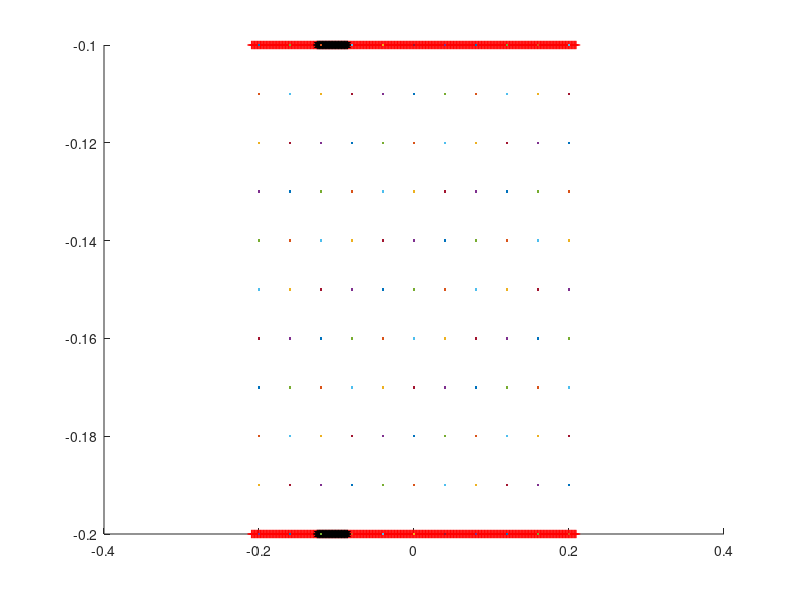

The MATLAB script that drew this image:
clear all
close all

L = 1;                              % length of computational domain (m)
N = 512;                            % number of Cartesian grid meshwidths at the finest level of the AMR grid
dx = L/N;                           % Cartesian mesh width (m)
ds = L/(2*N);                       % space between boundary points in straight tube

%%%%%%%%%%%%%%%%%%%%%%%%%%%%%%%%%%%%%%%%%%%%%%%%%%%
%%%%%%%%%%%%%%%%%%%%%%%%%%%%%%%%%%%%%%%%%%%%%%%%%%%
%Parameters for the racetrack

Let = 0.4;                          % Length of elastic tube (m)
Nend = 10;                          % Number of rigid points on each end of elastic section
Lt = Let+2*Nend*ds;                 % Length of straight section with three rigid points on each end
Llong = 0.10;                        % Lenght of long end of the tube

diameter = 0.1;                     % diameter of the tube
R2 = 0.1;                           % radius of inner wall
R1 = R2+diameter;                   % radius of outer wall

Nstraight = 2*ceil(Lt/ds);          % number of points along each straight section
%Ncurve = 2*ceil(pi*R1/ds);          % number of points along each curved section
Nrace = 4*ceil(Llong/ds);         % number of points making up the racetrack part
%Nrace = Nstraight+2*Ncurve;         % number of points making up the racetrack part
%dtheta = pi/(Ncurve/2);             % angle increment for drawing curved edges

mesh_name = 'heart_';               % structure name

centery = 0;                        % y-position of center of curved sections
centerx1 = -0.5*Lt;                 % x-position of center of left curved section
centerx2 = 0.5*Lt;                  % x-position of center of right curved section

%%%%%%%%%%%%%%%%%%%%%%%%%%%%%%%%%%%%%%%%%%%%%%%%%%%%%%%%%%
%%%%%%%%%%%%%%%%%%%%%%%%%%%%%%%%%%%%%%%%%%%%%%%%%%%%%%%%%
% Parameters for the pericardium
Dp = 2*diameter;                    %diameter of the pericardium
Nperi = 2*ceil((Dp-diameter)/ds);  % number of boundary points along the sides of the pericardium
Nperitot = Nperi + Nstraight;       % total number of pericardium points

%%%%%%%%%%%%%%%%%%%%%%%%%%%%%%%%%%%%%%%%%%%%%%%%%%%%%%%%%%
%%%%%%%%%%%%%%%%%%%%%%%%%%%%%%%%%%%%%%%%%%%%%%%%%%%%%%%%%
% Parameters for the actuator
La = 0.04;                          % length of the actuator section
NLa = ceil(La/ds);                  % number of points along each actuator
Ca = 0.25*Lt;                       % center of the actuator section
NCa = ceil(ceil(Nstraight/2)*Ca/Lt); % index of the center point
Na1 = NCa - ceil(NLa/2);            % index of the starting point with respect to the elastic section
Na2 = Na1+NLa-1;                    % index of the ending point with respect to the elastic section

%%%%%%%%%%%%%%%%%%%%%%%%%%%%%%%%%%%%%%%%%%%
%%%%%%%%%%%%%%%%%%%%%%%%%%%%%%%%%%%%%%%%%%%
% parameters for markers
Nmarkersx = 11;                     %number of columns of markers
Nmarkersy = 11;                     %number of markers in each column
Nmarkers=Nmarkersx*Nmarkersy;       %total number of markers
dmx = Let/(Nmarkersx-1);            %space between markers in x-direction
dmy = diameter/(Nmarkersy-1);       %space between markers in y-direction


%%%%%%%%%%%%%%%%%%%%%%%%%%%%%%%%%%%%%%%%%%%
%%%%%%%%%%%%%%%%%%%%%%%%%%%%%%%%%%%%%%%%%%%
% material parameters
kappa_spring = 2.0e0;               % spring constant (Newton)
kappa_beam = 5.0e-1;                 % beam stiffness constant (Newton m^2)
kappa_target = kappa_spring;        % target point penalty spring constant (Newton)


%%%%%%%%%%%%%
% Plotting things 

figure(1)
hold on

%%%%%%%%%%%%%%%%%%%%%%%%%%%%%%%%%%%%%%%%%%%%%%%%%%%%%%%%%%%%%%%%%%%%%%%%%%%%%%%%
%%%%%%%%%%%%%%%%%%%%%%%%%%%%%%
% Make the elastic section of the tube
% Write out the vertex information

vertex_fid = fopen([mesh_name 'tube_' num2str(N) '.vertex'], 'w');
fprintf(vertex_fid, '%d\n', Nstraight);

%top part
for i=1:ceil(Nstraight/2),
    ytop = centery-R2;
    xtop = -Lt/2+(i-1)*ds;
    plot(xtop,ytop,'r-+')
    fprintf(vertex_fid, '%1.16e %1.16e\n', xtop, ytop);
end

%bottom part
for i=ceil(Nstraight/2)+1:Nstraight,
    ybot = centery-R1;
    xbot = -Lt/2+(i-ceil(Nstraight/2)-1)*ds;
    plot(xbot,ybot,'r-+')
    fprintf(vertex_fid, '%1.16e %1.16e\n', xbot, ybot);
end
fclose(vertex_fid);

%%%%%%%%%%%%%%%%%%%%%%%%%%%%%%%%%%%%%%%%%%%%%%%%%%%%%%%%%%%%%%%%%%%%%%%%%%%%%%%%
%%%%%%%%%%%%%%%%%%%%%%%%%%%%%%
% actuator part
% Write out the vertex information

%top part
vertex_fid = fopen(['actuator_top_' num2str(N) '.vertex'], 'w');
fprintf(vertex_fid, '%d\n', NLa);

for i=Na1:Na2,
    ytop = centery-R2;
    xtop = -Lt/2+i*ds;
    plot(xtop,ytop,'k*')
    fprintf(vertex_fid, '%1.16e %1.16e\n', xtop, ytop);
end
fclose(vertex_fid);

%bottom part
vertex_fid = fopen(['actuator_bot_' num2str(N) '.vertex'], 'w');
fprintf(vertex_fid, '%d\n', NLa);

for i=Na1:Na2,
    ybot = centery-R1;
    xbot = -Lt/2+i*ds;
    plot(xbot,ybot,'k*')
    fprintf(vertex_fid, '%1.16e %1.16e\n', xbot, ybot);
end
fclose(vertex_fid);

%%%%%%%%%%%%%%%%%%%%%%%%%%%%%%%%%%%%%%%%%%%%%%%%%%%%%%%%%%%%%%%%%%%%%%%%%%%%%%%%
%%%%%%%%%%%%%%%%%%%%%%%%%%%%%%
% NO race track part
% Write out the vertex information

vertex_fid = fopen([mesh_name 'race_' num2str(N) '.vertex'], 'w');
fprintf(vertex_fid, '%d\n', Nrace);

%right curved part of NO racetrack
for i=1:ceil(Nrace/4),
    ytop = centery-R2;
    xtop = Lt/2+i*ds;
    plot(xtop,ytop,'b-')
    fprintf(vertex_fid, '%1.16e %1.16e\n', xtop, ytop);
end

for i=1:ceil(Nrace/4),
    ybot = centery-R1;
    xbot = Lt/2+i*ds;
    plot(xbot,ybot,'b-')
    fprintf(vertex_fid, '%1.16e %1.16e\n', xbot, ybot);
end


%left curved part of MO racetrack
for i=1:ceil(Nrace/4),
    ytop = centery-R2;
    xtop = -Lt/2-i*ds;
    plot(xtop,ytop,'b-')
    fprintf(vertex_fid, '%1.16e %1.16e\n', xtop, ytop);
end

for i=1:ceil(Nrace/4),
    ybot = centery-R1;
    xbot = -Lt/2-i*ds;
    plot(xbot,ybot,'b-')
    fprintf(vertex_fid, '%1.16e %1.16e\n', xbot, ybot);
end
fclose(vertex_fid);


%%%%%%%%%%%%%%%%%%%%%%%%%%%%%%%%%%%%%%%%%%%%%%%%%%%%%%%%%%%%%%%%%%%%%%%%%%%%%%%%
%%%%%%%%%%%%%%%%%%%%%%%%%%%%%%
% Make markers as vertices with no material properties

vertex_fid = fopen(['markers_' num2str(N) '.vertex'], 'w');
fprintf(vertex_fid, '%d\n', Nmarkers);

%top part
for i=0:Nmarkersx-1,
    for j=0:Nmarkersy-1,
        y = centery-R2-j*dmy;
        x = -Let/2+i*dmx;
    fprintf(vertex_fid, '%1.16e %1.16e\n', x, y);
    plot(x,y)
    end
end
fclose(vertex_fid);


%%%%%%%%%%%%%%%%%%%%%%%%%%%%%%%%%%%%%%%%%%%%%%%%%%%%%%%%%%%%%%%%%%%%%%%%%%%%%%%%
%%%%%%%%%%%%%%%%%%%%%%%%%%%%%%%%%%%%%%%%%%%%%%%%%%%%%%%%%%%%%%%%%%%%%%%%
% Pericardium
% Write out the vertex information
% 
% vertex_fid = fopen([mesh_name 'peri_' num2str(N) '.vertex'], 'w');
% fprintf(vertex_fid, '%d\n', Nperitot);
% 
% % make the top and bottom of the pericardium
% for i=1:ceil(Nstraight/2),
%     ytop = centery-(R2-(Dp-diameter)/2);
%     xtop = -Lt/2+(i-1)*ds;
%     fprintf(vertex_fid, '%1.16e %1.16e\n', xtop, ytop);
% end
% 
% for i=ceil(Nstraight/2)+1:Nstraight,
%     ybot = centery-R1-(Dp-diameter)/2;
%     xbot = -Lt/2+(i-ceil(Nstraight/2)-1)*ds;
%     fprintf(vertex_fid, '%1.16e %1.16e\n', xbot, ybot);
% end
% 
% % make the four side pieces
% for i=Nstraight+1:Nstraight+ceil(Nperi/4),
%     y = centery-(R1+(Dp-diameter)/2)+(i-Nstraight-1)*ds;
%     x = -Lt/2;
%     fprintf(vertex_fid, '%1.16e %1.16e\n', x, y);
% end
% 
% for i=Nstraight+ceil(Nperi/4)+1:Nstraight+ceil(Nperi/2),
%     y = centery-R2+(i-Nstraight-ceil(Nperi/4)-1)*ds;
%     x = -Lt/2;
%     fprintf(vertex_fid, '%1.16e %1.16e\n', x, y);
% end
% 
% for i=Nstraight+ceil(Nperi/2)+1:Nstraight+ceil(3*Nperi/4),
%     y = centery-(R1+(Dp-diameter)/2)+(i-Nstraight-ceil(Nperi/2)-1)*ds;
%     x = Lt/2;
%     fprintf(vertex_fid, '%1.16e %1.16e\n', x, y);
% end
% 
% for i=Nstraight+ceil(3*Nperi/4)+1:Nperitot,
%     y = centery-R2+(i-Nstraight-ceil(3*Nperi/4)-1)*ds;
%     x = Lt/2;
%     fprintf(vertex_fid, '%1.16e %1.16e\n', x, y);
% end
% fclose(vertex_fid);


hold off

%%%%%%%%%%%%%%%%%%%%%%%%%%%%%%%%%%%%%%%%%%%%%%%%%%%%%%%%%%%%%%%%%%%%%%%%%%%%%%%%
%%%%%%%%%%%%%%%%%%%%%%%%%%%%%%%%%%%%%%%%%%%%%%%%%%%%%%%%%%%%%%%%%%%%%%%%%%%%%%%%
% Write out the spring information for the elastic section

spring_fid = fopen([mesh_name 'tube_' num2str(N) '.spring'], 'w');
fprintf(spring_fid, '%d\n', Nstraight-2);

%elastic part of tube
for i = 0:ceil(Nstraight/2)-2,
    fprintf(spring_fid, '%d %d %1.16e %1.16e\n', i, i+1, kappa_spring*ds/(ds^2), ds);
end

for i = ceil(Nstraight/2):Nstraight-2,
    fprintf(spring_fid, '%d %d %1.16e %1.16e\n', i, i+1, kappa_spring*ds/(ds^2), ds);
end

fclose(spring_fid);
%
% %%%%%%%%%%%%%%%%%%%%%%%%%%%%%%%%%%%%%%%%%%%%%%%%%%%%%%%%%%%%%%%%%%%%%%%%%%%%%%%%
% %%%%%%%%%%%%%%%%%%%%%%%%%%%%%%%%%%%%%%%%%%%%%%%%%%%%%%%%%%%%%%%%%%%%%%%%%%%%%%%%

% % Write out the beam information for the elastic section

beam_fid = fopen([mesh_name 'tube_' num2str(N) '.beam'], 'w');
fprintf(beam_fid, '%d\n', Nstraight-4);

%elastic part of tube
for i = 0:ceil(Nstraight/2)-3,
    fprintf(beam_fid, '%d %d %d %1.16e\n', i, i+1, i+2, kappa_beam*ds/(ds^4));
end

for i = ceil(Nstraight/2):Nstraight-3,
    fprintf(beam_fid, '%d %d %d %1.16e\n', i, i+1, i+2, kappa_beam*ds/(ds^4));
end
fclose(beam_fid);

%%%%%%%%%%%%%%%%%%%%%%%%%%%%%%%%%%%%%%%%%%%%%%%%%%%%%%%%%%%%%%%%%%%%%%%%%%%%%%%%
%%%%%%%%%%%%%%%%%%%%%%%%%%%%%%%%%%%%%%%%%%%%%%%%%%%%%%%%%%%%%%%%%%%%%%%%%%%%%%%%

% Write out the target point information for the ends of the elastic tube
target_fid = fopen([mesh_name 'tube_' num2str(N) '.target'], 'w');

fprintf(target_fid, '%d\n', 4*Nend);

for i = 0:Nend-1,
    fprintf(target_fid, '%d %1.16e\n', i, kappa_target*ds/(ds^2));
end

for i = ceil(Nstraight/2)-Nend:ceil(Nstraight/2)-1,
    fprintf(target_fid, '%d %1.16e\n', i, kappa_target*ds/(ds^2));
end

for i = ceil(Nstraight/2):ceil(Nstraight/2)+Nend-1,
    fprintf(target_fid, '%d %1.16e\n', i, kappa_target*ds/(ds^2));
end

for i = Nstraight-Nend:Nstraight-1,
    fprintf(target_fid, '%d %1.16e\n', i, kappa_target*ds/(ds^2));
end

fclose(target_fid);

%%%%%%%%%%%%%%%%%%%%%%%%%%%%%%%%%%%%%%%%%%%%%%%%%%%%%%%%%%%%%%%%%%%%%%%%%%%%%%%%
% Write out the target point information for the actuator

%top actuator
target_fid = fopen(['actuator_top_' num2str(N) '.target'], 'w');
fprintf(target_fid, '%d\n', NLa);

for i = 0:NLa-1,
    fprintf(target_fid, '%d %1.16e\n', i, kappa_target*ds/(ds^2));
end

fclose(target_fid);

%bottom actuator
target_fid = fopen(['actuator_bot_' num2str(N) '.target'], 'w');
fprintf(target_fid, '%d\n', NLa);

for i = 0:NLa-1,
    fprintf(target_fid, '%d %1.16e\n', i, kappa_target*ds/(ds^2));
end

fclose(target_fid);

%%%%%%%%%%%%%%%%%%%%%%%%%%%%%%%%%%%%%%%%%%%%%%%%%%%%%%%%%%%%%%%%%%%%%%%%%%%%%%%%
% Write out the target point information for the racetrack
target_fid = fopen([mesh_name 'race_' num2str(N) '.target'], 'w');

fprintf(target_fid, '%d\n', Nrace);

for i = 0:Nrace-1,
    fprintf(target_fid, '%d %1.16e\n', i, kappa_target*ds/(ds^2));
end

fclose(target_fid);

%%%%%%%%%%%%%%%%%%%%%%%%%%%%%%%%%%%%%%%%%%%%%%%%%%%%%%%%%%%%%%%%%%%%%%%%%%%%%%%%
% Write out the target point information for the pericardium
% target_fid = fopen([mesh_name 'peri_' num2str(N) '.target'], 'w');
% 
% fprintf(target_fid, '%d\n', Nperitot);
% 
% for i = 0:Nperitot-1,
%     fprintf(target_fid, '%d %1.16e\n', i, kappa_target*ds/(ds^2));
% end
% 
% fclose(target_fid);

%%%%%%%%%%%%%%%%%%%%%%%%%%%%%%%%%%%%%%%%%%%%%%%%%%%%%%%%%%%%%%%%%%%%%%%%%%%%%%%%
